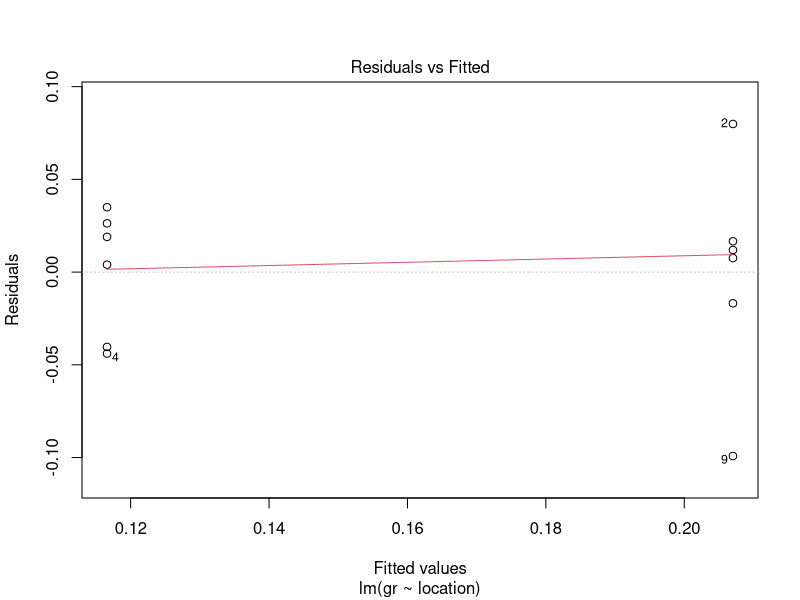
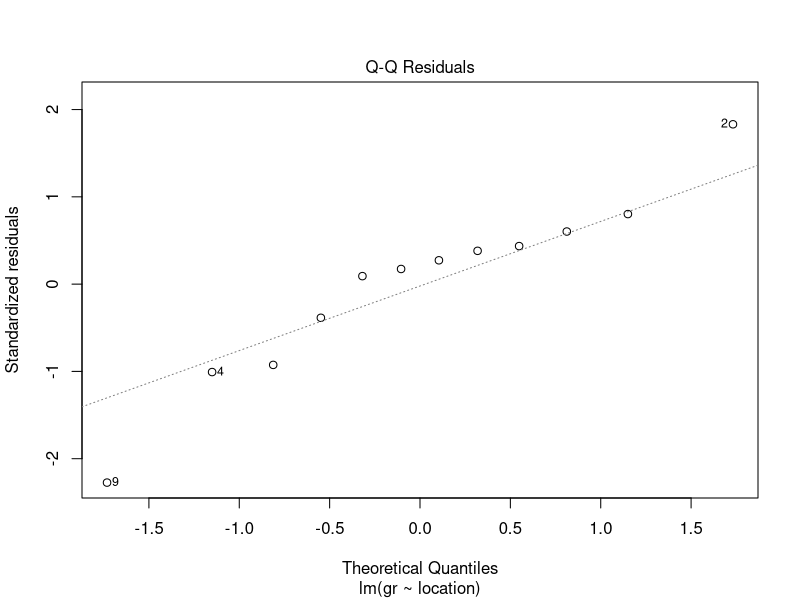
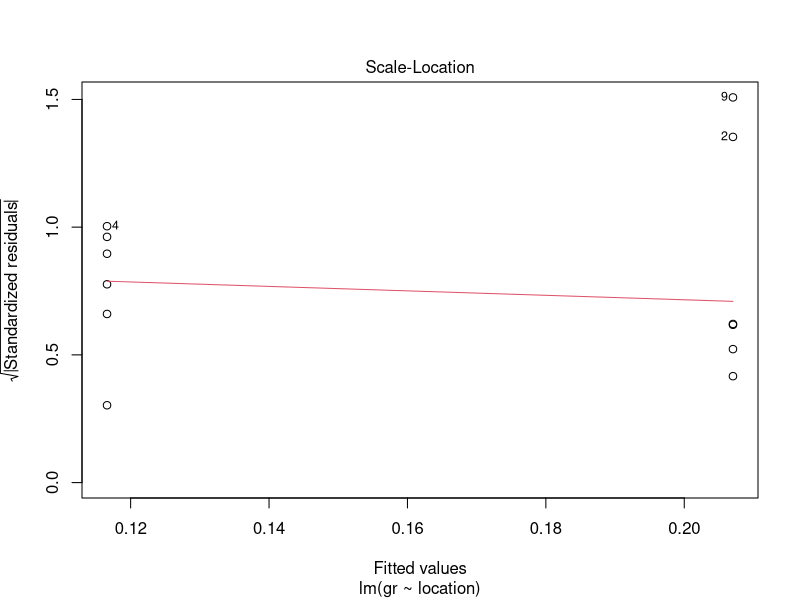
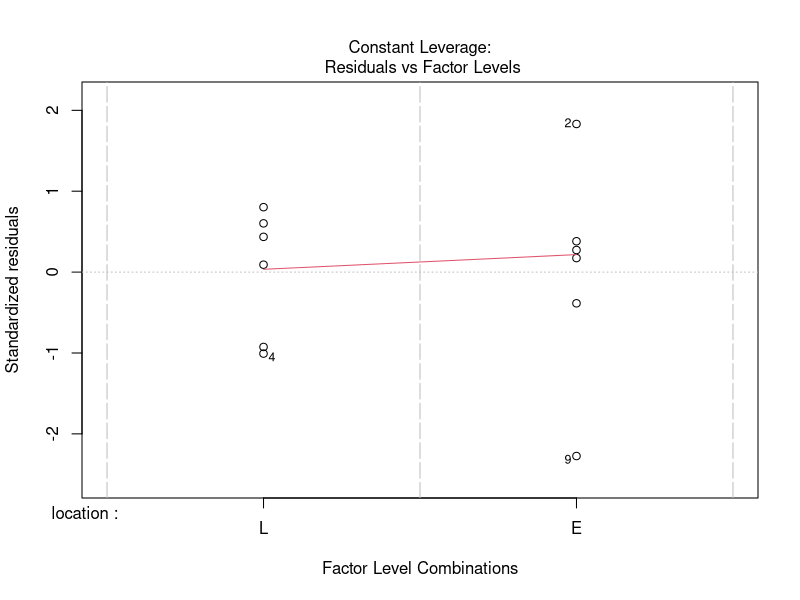

Generate these figures, in order, with R:
## ---- chunk 1
knitr::opts_chunk$set(echo = TRUE)
## ---- chunk 2
# load packages
library(readr)
library(tidyr)
library(dplyr)
library(stats)
library(lme4)
library(ggplot2)
library(ggpubr)
## ---- chunk 3
# load data
df_timing <- read_csv("Data/LogisticsTimingData.csv")
# prep table
df_timing %>%
  group_by(lot)%>%
  spread(lot,date_time)-> TableS1

# clean-up environment
rm(df_timing) 
## ---- chunk 4
# load data
df_activity <-read_csv("Data/LogisticsActivityDurationData.csv") 

# summarize median, minimum, and maximum duration for each activity
df_activity %>%
  group_by(Activity) %>%
  summarize(                
    median = median(Duration_minutes, na.rm = TRUE) / 60, #convert from minutes to hours by dividing by 60
    min = min(Duration_minutes, na.rm = TRUE) / 60,
    max = max(Duration_minutes, na.rm = TRUE) / 60,
    n = sum(!is.na(Duration_minutes))) -> summary_duration

# how much overlap was there between cold storage for E and L samples?
df_activity %>%
  filter(Activity == "PackagedProductForE_ColdStorage" |
      Activity == "PackagedProductForL_ColdStorage") %>%
  group_by(Lot) %>%
  spread(., Activity, Duration_minutes) %>%
  group_by(Lot) %>%
  summarize(durationDiff_h = (
      PackagedProductForE_ColdStorage - PackagedProductForL_ColdStorage)/60
  ) -> summary_duration_csOverlap

#rename df_activity as Table1a
Table1_duration <- df_activity

#clean-up environment
rm(df_activity)
## ---- chunk 5
# prep data
dfl <- read_csv("Data/SupplyChainLoggerData.csv")

# Temperature summary by activity & lot
dfl %>%
  filter(is.na(activity)!=TRUE)%>%
  filter(lot!="L1"|activity!="3_RawProduct_TransitGHtoP")%>%#missing transit start time 
  group_by(lot, activity) %>%
  summarize(mean = mean(Temp_C),
            sd = sd(Temp_C),
            min = min(Temp_C),
            quantile_25 = quantile(Temp_C,0.25),
            median = median(Temp_C),
            quantile_75 = quantile(Temp_C,0.75),
            max = max(Temp_C),
            n_datapoints=n()) ->Table1_Temp

# Relative humidity summary by activity & lot
dfl %>%
  filter(is.na(RH_Percent)!=TRUE) %>% #some don't have RH_Percent data
  filter(is.na(activity)!=TRUE)%>%
  filter(lot!="L1"|activity!="3_RawProduct_TransitGHtoP")%>%#missing transit start time
  group_by(lot, activity) %>%
  summarize(mean = mean(RH_Percent),
            sd=sd(RH_Percent),
            min = min(RH_Percent),
            quantile_25 = quantile(RH_Percent,0.25),
            median = median(RH_Percent),
            quantile_75 = quantile(RH_Percent,0.75),
            max = max(RH_Percent),
            n_datapoints=n()) -> Table1_RH
## ---- chunk 6
#plot temperature
t_L1 <- dfl %>%
  filter(lot=="L1") %>%
  filter(activity!="3_RawProduct_TransitGHtoP")%>%#missing transit start time
  ggplot(., aes(x=China_DateTime,y=Temp_C,col=activity))+
  geom_point(shape=1)+
  scale_color_manual(values=c("#00BA38", "#00C19F", "#00B9E3",
                              "#619CFF", "#DB72FB","#FF61C3"))+
  scale_y_continuous(breaks=seq(-2,15,1),limits=c(-2,15))+
  scale_x_datetime(breaks = seq(as.POSIXct("0020-01-06 12:00:00"),
                                as.POSIXct("0020-01-10 12:00:00"), "24 hour"),
                   date_labels = "%b %d - %H:%M",
                   limits = c(as.POSIXct("0020-01-06 09:00:00"),
                              as.POSIXct("0020-01-10 12:00:00")))+
  xlab("")+ ylab("Temperature (°C)")+
  ggtitle("L1")+
  theme(legend.position = "none",
        axis.text.x = element_text(angle = 25, vjust = 1.0, hjust = 1.0))

t_L2 <- dfl %>%
  filter(lot=="L2") %>%
  ggplot(., aes(x=China_DateTime,y=Temp_C,col=activity))+
  geom_point(shape=1)+
  scale_y_continuous(breaks=seq(-2,15,1),limits=c(-2,15))+
  scale_x_datetime(breaks = seq(as.POSIXct("0020-01-07 12:00:00"),
                                as.POSIXct("0020-01-11 12:00:00"), "24 hour"),
                   date_labels = "%b %d - %H:%M",
                   limits = c(as.POSIXct("0020-01-07 09:00:00"),
                              as.POSIXct("0020-01-11 12:00:00")))+
  xlab("")+ ylab("Temperature (°C)")+
  ggtitle("L2")+
  theme(legend.position = "none",
        axis.text.x = element_text(angle = 25, vjust = 1.0, hjust = 1.0))

t_L3 <- dfl %>%
  filter(lot=="L3") %>%
  ggplot(., aes(x=China_DateTime,y=Temp_C,col=activity))+
  geom_point(shape=1)+
  scale_y_continuous(breaks=seq(-2,15,1),limits=c(-2,15))+
  scale_x_datetime(breaks = seq(as.POSIXct("0020-01-08 12:00:00"),
                                as.POSIXct("0020-01-12 12:00:00"), "24 hour"),
                   date_labels = "%b %d - %H:%M",
                   limits = c(as.POSIXct("0020-01-08 09:00:00"),
                              as.POSIXct("0020-01-12 12:00:00")))+
  xlab("")+ 
  ylab("Temperature (°C)")+
  ggtitle("L3")+
  theme(legend.position = "none",
        axis.text.x = element_text(angle = 25, vjust = 1.0, hjust = 1.0))

#plot rh
rh_L1 <- dfl %>%
  filter(lot=="L1") %>%
  filter(activity!="3_RawProduct_TransitGHtoP")%>%#missing transit start time 
  filter(RH_Percent!="NA")%>%
  ggplot(., aes(x=China_DateTime,y=as.numeric(RH_Percent),col=activity))+
  geom_point(shape=1)+
  scale_color_manual(values=c( "#00BA38", "#00C19F", "#00B9E3",
                              "#619CFF", "#DB72FB","#FF61C3"))+
  scale_y_continuous(limits=c(0,100))+
  scale_x_datetime(breaks = seq(as.POSIXct("0020-01-06 12:00:00"),
                                as.POSIXct("0020-01-10 12:00:00"), "24 hour"),
                   date_labels = "%b %d - %H:%M",
                   limits = c(as.POSIXct("0020-01-06 09:00:00"),
                              as.POSIXct("0020-01-10 12:00:00")))+
  xlab("")+ 
  ylab("Relative Humidity (%)")+
  theme(legend.position = "none",
        axis.text.x = element_text(angle = 25, vjust = 1.0, hjust = 1.0))

rh_L2 <- dfl %>%
  filter(lot=="L2") %>%
  filter(RH_Percent!="NA")%>%
  ggplot(., aes(x=China_DateTime,y=as.numeric(RH_Percent),col=activity))+
  geom_point(shape=1)+
  scale_y_continuous(limits=c(0,100))+
  scale_x_datetime(breaks = seq(as.POSIXct("0020-01-07 12:00:00"),
                                as.POSIXct("0020-01-11 12:00:00"), "24 hour"),
                   date_labels = "%b %d - %H:%M",
                   limits = c(as.POSIXct("0020-01-07 09:00:00"),
                              as.POSIXct("0020-01-11 12:00:00")))+
  xlab("")+ 
  ylab("Relative Humidity (%)")+
  theme(legend.position = "none",
        axis.text.x = element_text(angle = 25, vjust = 1.0, hjust = 1.0))

rh_L3 <- dfl %>%
  filter(lot=="L3") %>%
  filter(RH_Percent!="NA")%>%
  ggplot(., aes(x=China_DateTime,y=as.numeric(RH_Percent),col=activity))+
  geom_point(shape=1)+
  scale_y_continuous(limits=c(0,100))+
  scale_x_datetime(breaks = seq(as.POSIXct("0020-01-08 12:00:00"),
                                as.POSIXct("0020-01-12 12:00:00"), "24 hour"),
                   date_labels = "%b %d - %H:%M",
                   limits = c(as.POSIXct("0020-01-08 09:00:00"),
                              as.POSIXct("0020-01-12 12:00:00")))+
  xlab("")+ 
  ylab("Relative Humidity (%)")+
  theme(legend.position = "none",
        axis.text.x = element_text(angle = 25, vjust = 1.0, hjust = 1.0))

# arrange plots
ggarrange(t_L1, t_L2, t_L3, rh_L1, rh_L2,rh_L3,ncol=3,nrow=2, align="v") -> plot_enviro_supplychain

# clean-up environment
rm(t_L1, t_L2, t_L3, rh_L1, rh_L2, rh_L3, dfl)
## ---- chunk 7
dfr <- read_csv("Data/RetailDisplayLoggerData.csv")

dfr$China_DateTime = as.POSIXct(dfr$China_DateTime, format="%m/%d/%Y %H:%M")

dfr %>% separate(., China_DateTime, c("Date", "Time"), sep = " ", remove=FALSE) -> dfr
dfr %>% # restrict to when the datalogger was actually in the display case
  filter(Date!="0020-01-09"|Time>="15:10:00")->dfr
## ---- chunk 8
# summary stats
dfr %>% summarize(name="Temperature",
            mean=mean(`Chan 1 - Deg C`),
            sd=sd(`Chan 1 - Deg C`),
            median=median(`Chan 1 - Deg C`),
            quantile_25=quantile(`Chan 1 - Deg C`,0.25),
            quantile_75=quantile(`Chan 1 - Deg C`,0.75),
            min=min(`Chan 1 - Deg C`),
            max=max(`Chan 1 - Deg C`),
            n=n())->dfr_t

dfr %>% summarize(name="Relative Humidity",
            mean=mean(`Chan 2 - %RH`),
            sd=sd(`Chan 2 - %RH`),
            median=median(`Chan 2 - %RH`),
            quantile_25=quantile(`Chan 2 - %RH`,0.25),
            quantile_75=quantile(`Chan 2 - %RH`,0.75),
            min=min(`Chan 2 - %RH`),
            max=max(`Chan 2 - %RH`),
            n=n())->dfr_rh

rbind(dfr_t,dfr_rh)-> summary_enviro_retaildisplay

# clean-up environment
rm(dfr_t, dfr_rh)
## ---- chunk 9
# plot
FigureS2_Temp <- ggplot(dfr, aes(x=China_DateTime,y=`Chan 1 - Deg C`))+
  geom_point(alpha = 0.3)+
    scale_x_datetime(breaks = seq(as.POSIXct("0020-01-09 12:00:00"),
                                  as.POSIXct("0020-01-17 12:00:00"), "24 hour"),
                     date_labels = "%b %d - %H:%M",
                     limits = c(as.POSIXct("0020-01-09 12:00:00"),
                                as.POSIXct("0020-01-17 12:00:00")))+
  xlab("")+
  ylab(expression(paste("Temperature (",degree,"C )")))+
  theme(axis.text.x = element_text(size=12),axis.text.y = element_text(size=12),axis.title.y = element_text(size=12),title = element_text(size=14))

FigureS2_RH <- ggplot(dfr, aes(x=China_DateTime,y=`Chan 2 - %RH`))+
  geom_point(alpha = 0.3)+
    scale_x_datetime(breaks = seq(as.POSIXct("0020-01-09 12:00:00"),
                                  as.POSIXct("0020-01-17 12:00:00"), "24 hour"),
                     date_labels = "%b %d - %H:%M",
                     limits = c(as.POSIXct("0020-01-09 12:00:00"),
                                as.POSIXct("0020-01-17 12:00:00")))+
  xlab("")+
  ylab("Relative Humidity (%)")+
  theme(axis.text.x = element_text(size=12),axis.text.y = element_text(size=12),axis.title.y = element_text(size=12),title = element_text(size=14))

ggarrange(FigureS2_Temp,FigureS2_RH,ncol=1,nrow=2) ->FigureS2

# clean-up environment
rm(dfr,FigureS2_Temp,FigureS2_RH)
## ---- chunk 10
df_enviro <- read_csv("Data/GreenhouseEnvironmentStationData.csv")
df_enviro %>% separate(., China_DateTime, c("Date", "Time"), sep = " ", remove=FALSE) -> df_enviro
#remove datapoint from start-up station
df_enviro %>%
  filter(Date!="0020-01-05"|Time!="10:51:00") -> df_enviro
# prep study period subset
df_enviro %>%
  filter(Date=="0020-01-05"|Date=="0020-01-06"|Date=="0020-01-07"|Date=="0020-01-08"&Time<="15:12:00")->df_enviro2
## ---- chunk 11
df_enviro2 %>% summarize(name="LeafWetness_Percent",
            mean=mean(LeafWetness_Percent),
            sd=sd(LeafWetness_Percent),
            median=median(LeafWetness_Percent),
            quantile_25=quantile(LeafWetness_Percent,0.25),
            quantile_75=quantile(LeafWetness_Percent,0.75),
            min=min(LeafWetness_Percent),
            max=max(LeafWetness_Percent),
            n=n())->df_lw

df_enviro2 %>% summarize(name="SolarRadiation_WattsPerSquareMeter",
            mean=mean(SolarRadiation_WattsPerSquareMeter),
            sd=sd(SolarRadiation_WattsPerSquareMeter),
            median=median(SolarRadiation_WattsPerSquareMeter),
            quantile_25=quantile(SolarRadiation_WattsPerSquareMeter,0.25),
            quantile_75=quantile(SolarRadiation_WattsPerSquareMeter,0.75),
            min=min(SolarRadiation_WattsPerSquareMeter),
            max=max(SolarRadiation_WattsPerSquareMeter),
            n=n())->df_sr

df_enviro2 %>% summarize(name="Temp_C",
            mean=mean(Temp_C),
            sd=sd(Temp_C),
            median=median(Temp_C),
            quantile_25=quantile(Temp_C,0.25),
            quantile_75=quantile(Temp_C,0.75),
            min=min(Temp_C),
            max=max(Temp_C),
            n=n())->df_tc

df_enviro2 %>% summarize(name="RH_Percent",
            mean=mean(RH_Percent),
            sd=sd(RH_Percent),
            median=median(RH_Percent),
            quantile_25=quantile(RH_Percent,0.25),
            quantile_75=quantile(RH_Percent,0.75),
            min=min(RH_Percent),
            max=max(RH_Percent),
            n=n())->df_rh

df_enviro2 %>% summarize(name="DewPt_C",
            mean=mean(DewPt_C),
            sd=sd(DewPt_C),
            median=median(DewPt_C),
            quantile_25=quantile(DewPt_C,0.25),
            quantile_75=quantile(DewPt_C,0.75),
            min=min(DewPt_C),
            max=max(DewPt_C),
            n=n())->df_dp

rbind(df_lw,df_sr,df_tc,df_rh,df_dp)-> summary_enviro_greenhouse

# clean-up environment
rm(df_lw,df_sr,df_tc,df_rh,df_dp)
## ---- chunk 12
#subset 24 h prior to L1 (only have data starting at 11:06 due to set-up of station so missing approx 1 h)
df_enviro2 %>%
  filter(Date=="0020-01-05"|Date=="0020-01-06"&Time<="10:13:00")->df_enviro2_L1
df_enviro2_L1$lot <- "L1"

#subset 24 h prior to L2
df_enviro2 %>%
  filter(Date=="0020-01-06"&Time>"09:08:00"|Date=="0020-01-07"&Time<="09:08:00")->df_enviro2_L2
df_enviro2_L2$lot <- "L2"

#subset 24 h prior to L3
df_enviro2 %>%
  filter(Date=="0020-01-07"&Time>"09:25:00"|Date=="0020-01-08"&Time<="09:25:00")->df_enviro2_L3
df_enviro2_L3$lot <- "L3"

df_enviro2byLot<- rbind(df_enviro2_L1,df_enviro2_L2,df_enviro2_L3)
## ---- chunk 13
df_enviro2byLot %>% group_by(lot) %>%
    summarize(name="LeafWetness_Percent",
            mean=mean(LeafWetness_Percent),
            sd=sd(LeafWetness_Percent),
            median=median(LeafWetness_Percent),
            quantile_25=quantile(LeafWetness_Percent,0.25),
            quantile_75=quantile(LeafWetness_Percent,0.75),
            min=min(LeafWetness_Percent),
            max=max(LeafWetness_Percent),
            n=n())->df2_lw

df_enviro2byLot %>% group_by(lot) %>%
  summarize(name="SolarRadiation_WattsPerSquareMeter",
            mean=mean(SolarRadiation_WattsPerSquareMeter),
            sd=sd(SolarRadiation_WattsPerSquareMeter),
            median=median(SolarRadiation_WattsPerSquareMeter),
            quantile_25=quantile(SolarRadiation_WattsPerSquareMeter,0.25),
            quantile_75=quantile(SolarRadiation_WattsPerSquareMeter,0.75),
            min=min(SolarRadiation_WattsPerSquareMeter),
            max=max(SolarRadiation_WattsPerSquareMeter),
            n=n())->df2_sr

df_enviro2byLot %>% group_by(lot) %>%
  summarize(name="Temp_C",
            mean=mean(Temp_C),
            sd=sd(Temp_C),
            median=median(Temp_C),
            quantile_25=quantile(Temp_C,0.25),
            quantile_75=quantile(Temp_C,0.75),
            min=min(Temp_C),
            max=max(Temp_C),
            n=n())->df2_tc

df_enviro2byLot %>% group_by(lot) %>%
  summarize(name="RH_Percent",
            mean=mean(RH_Percent),
            sd=sd(RH_Percent),
            median=median(RH_Percent),
            quantile_25=quantile(RH_Percent,0.25),
            quantile_75=quantile(RH_Percent,0.75),
            min=min(RH_Percent),
            max=max(RH_Percent),
            n=n())->df2_rh

df_enviro2byLot %>% group_by(lot) %>%
  summarize(name="DewPt_C",
            mean=mean(DewPt_C),
            sd=sd(DewPt_C),
            median=median(DewPt_C),
            quantile_25=quantile(DewPt_C,0.25),
            quantile_75=quantile(DewPt_C,0.75),
            min=min(DewPt_C),
            max=max(DewPt_C),
            n=n())->df2_dp

rbind(df2_lw,df2_sr,df2_tc,df2_rh,df2_dp)-> Table2

# clean-up environment
rm(df2_lw,df2_sr,df2_tc,df2_rh,df2_dp,df_enviro2_L1,df_enviro2_L2,df_enviro2_L3,df_enviro2byLot)
## ---- chunk 14
## plot
lw <- ggplot(df_enviro2, aes(x=China_DateTime,y=LeafWetness_Percent))+
  scale_x_datetime(breaks = seq(as.POSIXct("0020-01-05 12:00:00"),
                                as.POSIXct("0020-01-8 12:00:00"), "24 hour"),
                   date_labels = "%b %d - %H:%M",
                   limits = c(as.POSIXct("0020-01-05 11:00:00"),
                              as.POSIXct("0020-01-8 16:00:00")))+
  xlab("")+
  ylab("Leaf Wetness (%)")+
  ggtitle("Leaf Wetness ")+
   annotate("rect",xmin=as.POSIXct("0020-01-06 10:13:00"),
            xmax=as.POSIXct("0020-01-06 10:53:00"),
            ymin=-Inf,ymax=Inf, alpha=0.3, fill="#F8766D")+
   annotate("rect",xmin=as.POSIXct("0020-01-07 09:08:00"),
            xmax=as.POSIXct("0020-01-07 09:25:00"),
            ymin=-Inf,ymax=Inf, alpha=0.3, fill="#F8766D")+
   annotate("rect",xmin=as.POSIXct("0020-01-08 09:25:00"),
            xmax=as.POSIXct("0020-01-08 09:47:00"),
            ymin=-Inf,ymax=Inf, alpha=0.3, fill="#F8766D")+
   annotate("rect",xmin=as.POSIXct("0020-01-07 09:25:00"),
            xmax=as.POSIXct("0020-01-07 14:19"),
            ymin=-Inf,ymax=Inf, alpha=0.3, fill="#00BFC4")+
   annotate("rect",xmin=as.POSIXct("0020-01-08 09:47:00"),
            xmax=as.POSIXct("0020-01-08 15:11:00"),
            ymin=-Inf,ymax=Inf, alpha=0.3, fill="#00BFC4")+
theme(axis.text.x = element_text(size=12),axis.text.y = element_text(size=12),axis.title.y = element_text(size=12),title = element_text(size=14))+
  geom_point()

sr <- ggplot(df_enviro2, aes(x=China_DateTime,y=SolarRadiation_WattsPerSquareMeter))+
  scale_x_datetime(breaks = seq(as.POSIXct("0020-01-05 12:00:00"),
                                as.POSIXct("0020-01-8 12:00:00"), "24 hour"),
                   date_labels = "%b %d - %H:%M",
                   limits = c(as.POSIXct("0020-01-05 11:00:00"),
                              as.POSIXct("0020-01-8 16:00:00")))+
  xlab("")+
  ylab(expression(paste("Solar Radiation (watts/",m^2,")")))+
  ggtitle("Solar Radiation")+
   annotate("rect",xmin=as.POSIXct("0020-01-06 10:13:00"),
            xmax=as.POSIXct("0020-01-06 10:53:00"),
            ymin=-Inf,ymax=Inf, alpha=0.3, fill="#F8766D")+
   annotate("rect",xmin=as.POSIXct("0020-01-07 09:08:00"),
            xmax=as.POSIXct("0020-01-07 09:25:00"),
            ymin=-Inf,ymax=Inf, alpha=0.3, fill="#F8766D")+
   annotate("rect",xmin=as.POSIXct("0020-01-08 09:25:00"),
            xmax=as.POSIXct("0020-01-08 09:47:00"),
            ymin=-Inf,ymax=Inf, alpha=0.3, fill="#F8766D")+
   annotate("rect",xmin=as.POSIXct("0020-01-07 09:25:00"),
            xmax=as.POSIXct("0020-01-07 14:19"),
            ymin=-Inf,ymax=Inf, alpha=0.3, fill="#00BFC4")+
   annotate("rect",xmin=as.POSIXct("0020-01-08 09:47:00"),
            xmax=as.POSIXct("0020-01-08 15:11:00"),
            ymin=-Inf,ymax=Inf, alpha=0.3, fill="#00BFC4")+
theme(axis.text.x = element_text(size=12),axis.text.y = element_text(size=12),axis.title.y = element_text(size=12),title = element_text(size=14))+
  geom_point()

tc <- ggplot(df_enviro2, aes(x=China_DateTime,y=Temp_C))+
  scale_x_datetime(breaks = seq(as.POSIXct("0020-01-05 12:00:00"),
                                as.POSIXct("0020-01-8 12:00:00"), "24 hour"),
                   date_labels = "%b %d - %H:%M",
                   limits = c(as.POSIXct("0020-01-05 11:00:00"),
                              as.POSIXct("0020-01-8 16:00:00")))+
  xlab("")+
  ylab(expression(paste("Temperature (",degree,"C )")))+
  ggtitle("Temperature")+
   annotate("rect",xmin=as.POSIXct("0020-01-06 10:13:00"),
            xmax=as.POSIXct("0020-01-06 10:53:00"),
            ymin=-Inf,ymax=Inf, alpha=0.3, fill="#F8766D")+
   annotate("rect",xmin=as.POSIXct("0020-01-07 09:08:00"),
            xmax=as.POSIXct("0020-01-07 09:25:00"),
            ymin=-Inf,ymax=Inf, alpha=0.3, fill="#F8766D")+
   annotate("rect",xmin=as.POSIXct("0020-01-08 09:25:00"),
            xmax=as.POSIXct("0020-01-08 09:47:00"),
            ymin=-Inf,ymax=Inf, alpha=0.3, fill="#F8766D")+
   annotate("rect",xmin=as.POSIXct("0020-01-07 09:25:00"),
            xmax=as.POSIXct("0020-01-07 14:19"),
            ymin=-Inf,ymax=Inf, alpha=0.3, fill="#00BFC4")+
   annotate("rect",xmin=as.POSIXct("0020-01-08 09:47:00"),
            xmax=as.POSIXct("0020-01-08 15:11:00"),
            ymin=-Inf,ymax=Inf, alpha=0.3, fill="#00BFC4")+
theme(axis.text.x = element_text(size=12),axis.text.y = element_text(size=12),axis.title.y = element_text(size=12),title = element_text(size=14))+
  geom_point()

rh <- ggplot(df_enviro2, aes(x=China_DateTime,y=RH_Percent))+
  scale_x_datetime(breaks = seq(as.POSIXct("0020-01-05 12:00:00"),
                                as.POSIXct("0020-01-8 12:00:00"), "24 hour"),
                   date_labels = "%b %d - %H:%M",
                   limits = c(as.POSIXct("0020-01-05 11:00:00"),
                              as.POSIXct("0020-01-8 16:00:00")))+
  xlab("")+
  ylab("Relative Humidity (%)")+
  ggtitle("Relative Humidity")+
   annotate("rect",xmin=as.POSIXct("0020-01-06 10:13:00"),
            xmax=as.POSIXct("0020-01-06 10:53:00"),
            ymin=-Inf,ymax=Inf, alpha=0.3, fill="#F8766D")+
   annotate("rect",xmin=as.POSIXct("0020-01-07 09:08:00"),
            xmax=as.POSIXct("0020-01-07 09:25:00"),
            ymin=-Inf,ymax=Inf, alpha=0.3, fill="#F8766D")+
   annotate("rect",xmin=as.POSIXct("0020-01-08 09:25:00"),
            xmax=as.POSIXct("0020-01-08 09:47:00"),
            ymin=-Inf,ymax=Inf, alpha=0.3, fill="#F8766D")+
   annotate("rect",xmin=as.POSIXct("0020-01-07 09:25:00"),
            xmax=as.POSIXct("0020-01-07 14:19"),
            ymin=-Inf,ymax=Inf, alpha=0.3, fill="#00BFC4")+
   annotate("rect",xmin=as.POSIXct("0020-01-08 09:47:00"),
            xmax=as.POSIXct("0020-01-08 15:11:00"),
            ymin=-Inf,ymax=Inf, alpha=0.3, fill="#00BFC4")+
theme(axis.text.x = element_text(size=12),axis.text.y = element_text(size=12),axis.title.y = element_text(size=12),title = element_text(size=14))+
  geom_point()

dp <- ggplot(df_enviro2, aes(x=China_DateTime,y=DewPt_C))+
  scale_x_datetime(breaks = seq(as.POSIXct("0020-01-05 12:00:00"),
                                as.POSIXct("0020-01-8 12:00:00"), "24 hour"),
                   date_labels = "%b %d - %H:%M",
                   limits = c(as.POSIXct("0020-01-05 11:00:00"),
                              as.POSIXct("0020-01-8 16:00:00")))+
  xlab("")+
  ylab(expression(paste("Dew Point (",degree,"C )")))+
  ggtitle("Dew Point")+
   annotate("rect",xmin=as.POSIXct("0020-01-06 10:13:00"),
            xmax=as.POSIXct("0020-01-06 10:53:00"),
            ymin=-Inf,ymax=Inf, alpha=0.3, fill="#F8766D")+
   annotate("rect",xmin=as.POSIXct("0020-01-07 09:08:00"),
            xmax=as.POSIXct("0020-01-07 09:25:00"),
            ymin=-Inf,ymax=Inf, alpha=0.3, fill="#F8766D")+
   annotate("rect",xmin=as.POSIXct("0020-01-08 09:25:00"),
            xmax=as.POSIXct("0020-01-08 09:47:00"),
            ymin=-Inf,ymax=Inf, alpha=0.3, fill="#F8766D")+
   annotate("rect",xmin=as.POSIXct("0020-01-07 09:25:00"),
            xmax=as.POSIXct("0020-01-07 14:19"),
            ymin=-Inf,ymax=Inf, alpha=0.3, fill="#00BFC4")+
   annotate("rect",xmin=as.POSIXct("0020-01-08 09:47:00"),
            xmax=as.POSIXct("0020-01-08 15:11:00"),
            ymin=-Inf,ymax=Inf, alpha=0.3, fill="#00BFC4")+
theme(axis.text.x = element_text(size=12),axis.text.y = element_text(size=12),axis.title.y = element_text(size=12),title = element_text(size=14))+
  geom_point()

# arrange plots
ggarrange(lw,sr,tc,rh,dp, ncol=1,nrow=5,align = "v") -> FigureS1

#clean-up environment
rm(df_enviro,df_enviro2,dp,lw,rh,sr,tc)

## ---- chunk 15
df_micro_supplychain <- read_csv("Data/SupplyChainMicroData.csv")

df_micro_supplychain$Lot <- as.factor(df_micro_supplychain$Lot)
# prep data for plots (spell out stage and test levels in full & capitalize lot)
df_micro_supplychain$Stage <- factor(df_micro_supplychain$stage, 
                                     levels=c("H", "T", "P","D0","R","DI"), 
                                     labels=c("Harvest", 
                                              "Transit", 
                                              "Pre-packaging",
                                               "Packaging",
                                              "Local retail", 
                                              "Beijing delivery"))
df_micro_supplychain$Test <- factor(df_micro_supplychain$test, 
                                    levels=c("APC", "GN"), 
                                    labels=c("Aerobic plate count", 
                                             "Total Gram-negative count"))

# plot counts by lot and stage
ggplot(df_micro_supplychain, aes(x=Lot,y=log10count,col=Test))+
  geom_point(shape=1)+
  scale_y_continuous(limits=c(5,8),breaks = seq(5,8,1))+
  ylab(expression(paste("Bacteria levels (",log[10]," CFU/g)")))+
  xlab("Lot")+
  facet_grid(.~Stage)+ theme(legend.position = "none") -> FigureS3
## ---- chunk 16
# prep data
df_micro_supplychain %>%
  filter(test=="APC") -> df_APC_sc
df_micro_supplychain %>%
    filter(test=="GN") -> df_GN_sc

# run Kruskal-Wallis for each stage and test
lapply(split(df_APC_sc, df_APC_sc$Stage), 
       function(d) { kruskal.test(log10count ~ Lot, data=d) })# all P >0.05

lapply(split(df_GN_sc, df_GN_sc$Stage), 
       function(d) { kruskal.test(log10count ~ Lot, data=d) }) # all P >0.05

# don't run post-hoc Dunn's test because K-W showed P>0.05 for all stages
## ---- chunk 17
# Summarize data for 9 samples from supply chain studies 
#(combining the 3 lots based on finding above)
df_micro_supplychain %>%
  group_by(test,Stage)%>%
  summarize(mean=mean(log10count),
            sd=sd(log10count),
            median=median(log10count),
            quantile_25=quantile(log10count,0.25),
            quantile_75=quantile(log10count,0.75),
            min=min(log10count),
            max=max(log10count),
            n=n()) -> TableS2
## ---- chunk 18
# run Kruskal-Wallis test
kruskal.test(log10count ~ Stage, data=df_APC_sc) #P > 0.05

kruskal.test(log10count ~ Stage, data=df_GN_sc) #P > 0.05

# don't run post-hoc Dunn's test because K-W showed P>0.05 
## ---- chunk 19
## data prep
# make sure sample_rep is an unordered factor
df_micro_supplychain$sample_rep <- 
  factor(df_micro_supplychain$sample_rep, ordered=FALSE)

# harvest
df_APC_sc %>%
  filter(stage=="H")-> df_APC_sc_H
df_GN_sc %>%
  filter(stage=="H")-> df_GN_sc_H

# packaging
df_APC_sc %>%
  filter(stage=="D0")-> df_APC_sc_D0
df_GN_sc %>%
  filter(stage=="D0")-> df_GN_sc_D0

## plot
# harvest
h_apc <- ggplot(data=df_APC_sc_H, aes(x=sample_rep, y=log10count, col=Lot))+
  geom_point()+
  ylab(expression(paste("Aerobic plate count (",log[10]," CFU/g)")))+
  xlab("Replicate")+
  facet_grid(.~Stage)
h_gn <- ggplot(data=df_GN_sc_H, aes(x=sample_rep, y=log10count, col=Lot))+
  geom_point()+
  ylab(expression(paste("Total Gram-negative count (",log[10]," CFU/g)")))+
  xlab("Replicate")+
  facet_grid(.~Stage)

# packaging
d0_apc<- ggplot(data=df_APC_sc_D0, aes(x=sample_rep, y=log10count, col=Lot))+
  geom_point()+
  ylab(expression(paste("Aerobic plate count (",log[10]," CFU/g)")))+
  xlab("Replicate")+
  facet_grid(.~Stage)
d0_gn <- ggplot(data=df_GN_sc_D0, aes(x=sample_rep, y=log10count, col=Lot))+
  geom_point()+
  ylab(expression(paste("Total Gram-negative count (",log[10]," CFU/g)")))+
  xlab("Replicate")+
  facet_grid(.~Stage)

# arrange plots
ggarrange(h_apc,h_gn,d0_apc,d0_gn, ncol=2,nrow=2,common.legend = TRUE) -> FigureS4

# clean-up environment
rm(h_apc,h_gn,d0_apc,d0_gn)
## ---- chunk 20
## run Kruskal-Wallis rank by sample_rep
# harvest
kruskal.test(log10count ~ sample_rep, data=df_APC_sc_H) # marginally significant (P=0.066)
kruskal.test(log10count ~ sample_rep, data=df_GN_sc_H) # marginally significant (P=0.066)

# packaging
kruskal.test(log10count ~ sample_rep, data=df_APC_sc_D0) # P = 0.875 so don't perform post-hoc Dunn's test
kruskal.test(log10count ~ sample_rep, data=df_GN_sc_D0) # P = 0.957 so don't perform post-hoc Dunn's test
## ---- chunk 21
# clean-up environment
rm(df_APC_sc, df_APC_sc_D0, df_APC_sc_H, df_GN_sc, df_GN_sc_D0, df_GN_sc_H)
rm(df_micro_supplychain)
## ---- chunk 22
#load data
df_micro_shelflife <- read_csv("Data/ShelfLifeMicroData.csv")

## Plot means over time for L shelf life samples
# prep data
df_micro_shelflife$Test <- df_micro_shelflife$test
df_micro_shelflife_L <- df_micro_shelflife %>%filter(location=="L")

# plot
df_micro_shelflife_L %>%
  filter(sl_day!=4|lot!="L2")%>% # exclude data from sl_day 4 for L2 for L for preparing means/lines for figure since 1 datapoint & apparent outlier
  group_by(sl_day,lot,Test)%>%
   summarize(mean_LOG10N=mean(log10count),median_LOG10N=median(log10count)) %>%
  ggplot(aes(x=sl_day,y=mean_LOG10N, group=Test))+
    geom_point(shape=19)+
    geom_point(data=df_micro_shelflife_L, aes(x=sl_day,y=log10count, col=Test), shape=1)+
    geom_line(aes(linetype=Test))+
    #geom_line()+
    #geom_line(aes(x=sl_day,y=median_LOG10N),linetype="dashed")+
    ylim(5,8)+scale_x_continuous(limits=c(0,10),breaks = seq(0,10,2))+scale_shape_manual(values=c(0,1))+
    xlab("Day postprocessing")+ ylab(expression(paste("Bacteria levels (",log[10]," CFU/g)")))+
    ggtitle("Local grocery")+theme(legend.position = "none")+facet_grid(.~lot) -> p_SL_L

## Plot means over time for E shelf life samples
# prep data
temp <- df_micro_shelflife %>% filter(sl_day==0)
temp$location <- "E"
df_micro_shelflife2 <- rbind(temp, df_micro_shelflife)
df_micro_shelflife_E <- df_micro_shelflife2 %>%  filter(location=="E")

# plot
df_micro_shelflife2 %>%
  filter(location=="E")%>%
  group_by(sl_day,lot,Test)%>%
   summarize(mean_LOG10N=mean(log10count),median_LOG10N=median(log10count)) %>%
  ggplot(aes(x=sl_day,y=mean_LOG10N, group=Test))+
    geom_point(shape=19)+
    geom_point(data=df_micro_shelflife_E, aes(x=sl_day,y=log10count, col=Test), shape=1)+
     geom_line(aes(linetype=Test))+
    #geom_line()+
    #geom_line(aes(x=sl_day,y=median_LOG10N),linetype="dashed")+
    ylim(5,8)+scale_x_continuous(limits=c(0,10),breaks = seq(0,10,2))+scale_shape_manual(values=c(0,1))+
    xlab("Day postprocessing")+ ylab(expression(paste("Bacteria levels (",log[10]," CFU/g)")))+
    ggtitle("eCommerce")+theme(legend.position = "none")+facet_grid(.~lot) -> p_SL_E

## arrange the 2 plots
ggarrange(p_SL_L,p_SL_E, nrow=2) -> Figure2

# clean-up environment
rm(temp,df_micro_shelflife2,p_SL_L,p_SL_E,df_micro_shelflife_E,df_micro_shelflife_L)
## ---- chunk 23
# Summarize data for samples by lot from shelf life studies
TableS3 <- df_micro_shelflife %>%
  group_by(test,sl_day, location, lot) %>%
  summarize(mean=mean(log10count),
            min=min(log10count),
            max=max(log10count),
            n=n())
## ---- chunk 24
#first, reviewed plots to determine:
# min mean is end of "lag phase"/start of "exponential phase" for L is 2 for all; "lag" for E is 4 for all
# max mean is end of "exponential phase"; day 6 for all L; day 8 for L1 and L3 E and day 6 for L2 E
#these ended up informing subset of "exponential phase"

# prep data for L (APC and GN); days 2 to 6
df_SL_L1_APC_L <- df_micro_shelflife %>% 
  filter(location=="L"&test=="APC"&lot=="L1")%>%
  filter(sl_day!=10&sl_day!=8&sl_day!=0)

df_SL_L2_APC_L <- df_micro_shelflife %>% 
  filter(location=="L"&test=="APC"&lot=="L2")%>%
  filter(sl_day!=10&sl_day!=8&sl_day!=0&sl_day!=4)# remove sl_day 4 outlier

df_SL_L3_APC_L <- df_micro_shelflife %>% 
  filter(location=="L"&test=="APC"&lot=="L3")%>%
  filter(sl_day!=10&sl_day!=8&sl_day!=0)

df_SL_L1_GN_L <- df_micro_shelflife %>% 
  filter(location=="L"&test=="GN"&lot=="L1")%>%
  filter(sl_day!=10&sl_day!=8&sl_day!=0)

df_SL_L2_GN_L <- df_micro_shelflife %>% 
  filter(location=="L"&test=="GN"&lot=="L2")%>%
  filter(sl_day!=10&sl_day!=8&sl_day!=0&sl_day!=4)# remove sl_day 4 outlier

df_SL_L3_GN_L <- df_micro_shelflife %>% 
  filter(location=="L"&test=="GN"&lot=="L3")%>%
  filter(sl_day!=10&sl_day!=8&sl_day!=0)

# prep data for E (APC and GN); days 4 to 8
df_SL_L1_APC_E <- df_micro_shelflife %>% 
  filter(location=="E"&test=="APC"&lot=="L1")%>%
  filter(sl_day!=10&sl_day!=3&sl_day!=0)

df_SL_L2_APC_E <- df_micro_shelflife %>%
  filter(location=="E"&test=="APC"&lot=="L2")%>%
  filter(sl_day!=10&sl_day!=3&sl_day!=0&sl_day!=8)# remove sl_day 8 outlier

df_SL_L3_APC_E <- df_micro_shelflife %>% 
  filter(location=="E"&test=="APC"&lot=="L3")%>%
  filter(sl_day!=10&sl_day!=3&sl_day!=0)

df_SL_L1_GN_E <- df_micro_shelflife %>% 
  filter(location=="E"&test=="GN"&lot=="L1")%>%
  filter(sl_day!=10&sl_day!=3&sl_day!=0)

df_SL_L2_GN_E <- df_micro_shelflife %>% 
  filter(location=="E"&test=="GN"&lot=="L2")%>%
  filter(sl_day!=10&sl_day!=3&sl_day!=0&sl_day!=8)# remove sl_day 8 outlier

df_SL_L3_GN_E <- df_micro_shelflife %>% 
  filter(location=="E"&test=="GN"&lot=="L3")%>%
  filter(sl_day!=10&sl_day!=3&sl_day!=0)

# determine estimated/approximate growth rate (in "exponential phase") for each unique lot/test/location 
rbind(df_SL_L1_APC_L[c(1:5,7:8)],df_SL_L2_APC_L[c(1:5,7:8)], df_SL_L3_APC_L[c(1:5,7:8)],
      df_SL_L1_GN_L[c(1:5,7:8)],df_SL_L2_GN_L[c(1:5,7:8)], df_SL_L3_GN_L[c(1:5,7:8)],
      df_SL_L1_APC_E[c(1:5,7:8)],df_SL_L2_APC_E[c(1:5,7:8)], df_SL_L3_APC_E[c(1:5,7:8)],
      df_SL_L1_GN_E[c(1:5,7:8)],df_SL_L2_GN_E[c(1:5,7:8)], df_SL_L3_GN_E[c(1:5,7:8)])-> temp

temp2 <- temp %>%
  group_by(test,sl_day, location, lot) %>%
  summarize(mean=mean(log10count))

gr.df <- temp2 %>%
  group_by(test,location, lot) %>%
  summarize(min=min(mean),
            max=max(mean),
            diff=max-min)
gr.df$d <- 4
gr.df$d[gr.df$location == "E"&gr.df$lot=="L2"]<-2
gr.df$gr <- gr.df$diff/gr.df$d

gr.df %>%
  group_by(test, location)%>%
  summarize(mean_growthrate=mean(gr),
            min_growthrate=min(gr),
            max_growthrate=max(gr))-> tbl_growthrates
# clean-up environment
rm(df_SL_L1_APC_L,df_SL_L2_APC_L,df_SL_L3_APC_L,df_SL_L1_GN_L,df_SL_L2_GN_L,df_SL_L3_GN_L,
   df_SL_L1_APC_E,df_SL_L2_APC_E,df_SL_L3_APC_E,df_SL_L1_GN_E,df_SL_L2_GN_E,df_SL_L3_GN_E)
rm(temp,temp2,df_micro_shelflife)
## ---- chunk 25
# fit linear regression model with data from above to determine whether growth rates differ by site and bacteria
gr.df$location <- factor(gr.df$location, levels = c("L","E"))

lm(gr ~ location, data=gr.df) -> gr.m1 # P < 0.05
summary(gr.m1)

lm(gr ~ test, data=gr.df) -> gr.m2 # P > 0.05
summary(gr.m2)

# final model is gr.m1 (Table3)
plot(gr.m1)
